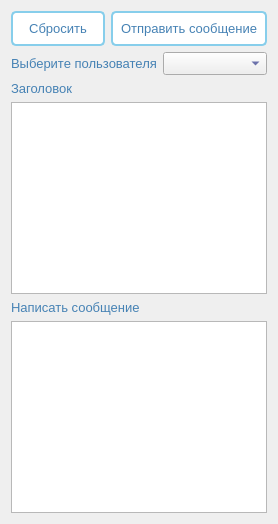
      <widget class="QWidget" name="sendMessagePage">
       <layout class="QVBoxLayout" name="verticalLayout_15">
        <item>
         <layout class="QHBoxLayout" name="horizontalLayout_3">
          <item>
           <widget class="QPushButton" name="clearMessageButton">
            <property name="font">
             <font>
              <pointsize>10</pointsize>
             </font>
            </property>
            <property name="styleSheet">
             <string notr="true">QPushButton {
    background-color: white;
    border: 2px solid #87CEEB;
    border-radius: 5px;
    padding: 8px;
    color: #4682B4;
}

QPushButton:hover {
    background-color: #F0F8FF;
}

QPushButton:pressed {
    background-color: #E6F3FF;
}</string>
            </property>
            <property name="text">
             <string>Сбросить</string>
            </property>
           </widget>
          </item>
          <item>
           <widget class="QPushButton" name="sendMessageButton">
            <property name="font">
             <font>
              <pointsize>10</pointsize>
             </font>
            </property>
            <property name="styleSheet">
             <string notr="true">QPushButton {
    background-color: white;
    border: 2px solid #87CEEB;
    border-radius: 5px;
    padding: 8px;
    color: #4682B4;
}

QPushButton:hover {
    background-color: #F0F8FF;
}

QPushButton:pressed {
    background-color: #E6F3FF;
}</string>
            </property>
            <property name="text">
             <string>Отправить сообщение</string>
            </property>
           </widget>
          </item>
         </layout>
        </item>
        <item>
         <layout class="QHBoxLayout" name="horizontalLayout">
          <item>
           <widget class="QLabel" name="label_13">
            <property name="font">
             <font>
              <pointsize>10</pointsize>
              <weight>50</weight>
              <bold>false</bold>
             </font>
            </property>
            <property name="styleSheet">
             <string notr="true">QLabel {
    color: #4682B4;

    font-weight: normal;
}</string>
            </property>
            <property name="text">
             <string>Выберите пользователя</string>
            </property>
           </widget>
          </item>
          <item>
           <widget class="QComboBox" name="userComboBox">
            <property name="font">
             <font>
              <pointsize>10</pointsize>
             </font>
            </property>
            <property name="styleSheet">
             <string notr="true"> color: #1A237E; </string>
            </property>
           </widget>
          </item>
         </layout>
        </item>
        <item>
         <widget class="QLabel" name="label_19">
          <property name="font">
           <font>
            <pointsize>10</pointsize>
            <weight>50</weight>
            <bold>false</bold>
           </font>
          </property>
          <property name="styleSheet">
           <string notr="true">QLabel {
    color: #4682B4;

    font-weight: normal;
}</string>
          </property>
          <property name="text">
           <string>Заголовок</string>
          </property>
         </widget>
        </item>
        <item>
         <widget class="QTextEdit" name="messageLineEdit_2"/>
        </item>
        <item>
         <widget class="QLabel" name="label_14">
          <property name="font">
           <font>
            <pointsize>10</pointsize>
            <weight>50</weight>
            <bold>false</bold>
           </font>
          </property>
          <property name="styleSheet">
           <string notr="true">QLabel {
    color: #4682B4;

    font-weight: normal;
}</string>
          </property>
          <property name="text">
           <string>Написать сообщение</string>
          </property>
         </widget>
        </item>
        <item>
         <widget class="QTextEdit" name="messageLineEdit"/>
        </item>
       </layout>
      </widget>
